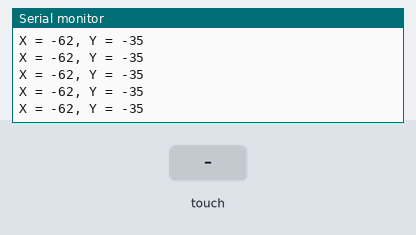
Recording of a sketch running on a simulated Arduino Uno, built with avr-gcc and run on an emulated ATmega328P. On the bench: the last lines printed to the serial monitor. The test bench sets the inputs (shaded band).

Above: at 1.2 s.
1.3 s: touch panel pressed at 13 % / 10 % of its raw x / y range
At 1.31 s:
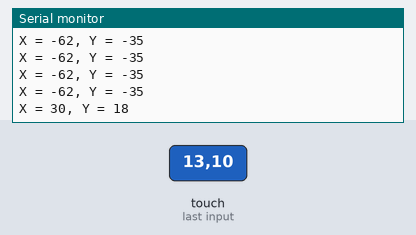
2.8 s: touch panel pressed at 38 % / 10 % of its raw x / y range
At 2.93 s:
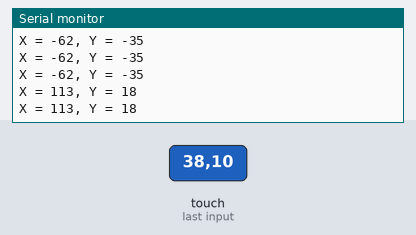
Timing chart, 0 to 5.8 s (numbered marks = the images above; inputs shaded):
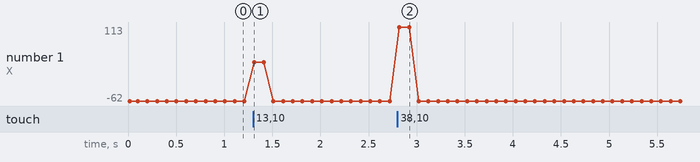

Measured:
- after the input at 1.3 s, the serial monitor: prints a new line at once (image 1)
- after the input at 2.8 s, the serial monitor: prints a new line at once (image 2)

The sketch:

TouchScreen.ino
```cpp
#include <TouchScreen.h>

// Touchscreen pin definitions
#define YP A2 // Y+ connected to A2
#define XM A0 // X- connected to A0
#define YM A1 // Y- connected to A1
#define XP A3 // X+ connected to A3

// Calibration values (adjust based on your screen)
#define TS_MINX 150
#define TS_MAXX 920
#define TS_MINY 120
#define TS_MAXY 940

// Define screen dimensions
#define SCREEN_WIDTH 320
#define SCREEN_HEIGHT 240

// Create a TouchScreen object
TouchScreen ts = TouchScreen(XP, YP, XM, YM, 300);

void setup() {
  Serial.begin(9600);
  Serial.println("Touchscreen Test");
}

void loop() {
  TSPoint p = ts.getPoint(); // Get touch coordinates


  // Map raw touch coordinates to screen dimensions
  int x = map(p.x, TS_MINX, TS_MAXX, 0, SCREEN_WIDTH);
  int y = map(p.y, TS_MINY, TS_MAXY, 0, SCREEN_HEIGHT);

  // Print the touch coordinates
  Serial.print("X = ");
  Serial.print(x);
  Serial.print(", Y = ");
  Serial.println(y);

  delay(100); // Small delay for stability
}
```
